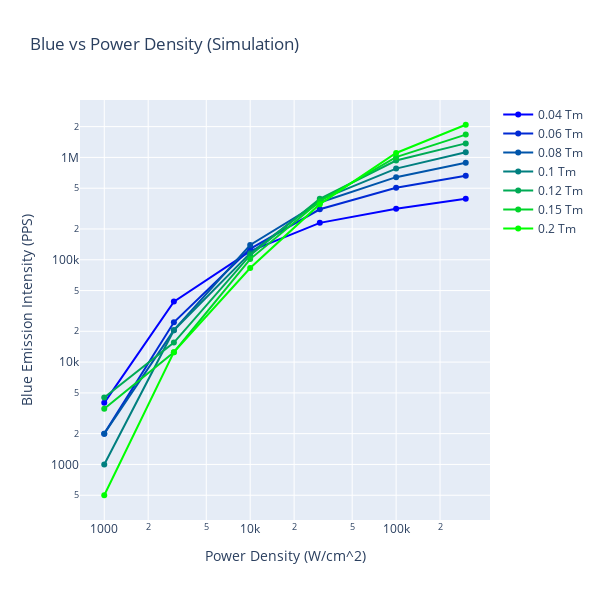

The notebook cell this image was saved under:
### Code cell
# Create traces for blue emission
traces_blue = []

for i, (concentration, data_c) in enumerate(data.items()):
    filtered_x = []
    filtered_y = []
    for intensity, data_i in data_c.items():
        # if intensity > 50*10**3:
        #     break
        filtered_x.append(intensity)
        filtered_y.append(sum(data_i['blue_microsecond'])/20000*10**7)

    color = colors[i]
    trace_blue = go.Scatter(
        x=filtered_x,
        y=filtered_y,
        mode='lines+markers',
        name=f'{concentration} Tm',
        line=dict(color=f'rgb(0, {int(color * 255)}, {int((1 - color) * 255)})'),
        marker=dict(color=f'rgb(0, {int(color * 255)}, {int((1 - color) * 255)})')
    )
    traces_blue.append(trace_blue)

# Create layout for blue emission
layout_blue = go.Layout(
    title='Blue vs Power Density (Simulation)',
    xaxis=dict(title='Power Density (W/cm^2)', type='log'),
    yaxis=dict(title='Blue Emission Intensity (PPS)', type='log'),
    width=600,
    height=600
)

# Create blue figure
fig_blue = go.Figure(data=traces_blue, layout=layout_blue)

# Show blue plot
fig_blue.show()

### Figure 1 — Plotly figure (JSON) as saved in the notebook; plotly's stock layout.template omitted (floating-point values rounded to 4 significant figures)
{"data": [{"line": {"color": "rgb(0, 0, 255)"}, "marker": {"color": "rgb(0, 0, 255)"}, "mode": "lines+markers", "name": "0.04 Tm", "type": "scatter", "x": [1000, 3000, 10000, 30000, 100000, 300000], "y": [4000, 39000, 121500, 229500.0, 315500, 395500]}, {"line": {"color": "rgb(0, 42, 212)"}, "marker": {"color": "rgb(0, 42, 212)"}, "mode": "lines+markers", "name": "0.06 Tm", "type": "scatter", "x": [1000, 3000, 10000, 30000, 100000, 300000], "y": [2000, 24500, 128000, 311500, 506000, 662000]}, {"line": {"color": "rgb(0, 85, 170)"}, "marker": {"color": "rgb(0, 85, 170)"}, "mode": "lines+markers", "name": "0.08 Tm", "type": "scatter", "x": [1000, 3000, 10000, 30000, 100000, 300000], "y": [2000, 20500, 139500, 362500, 641500, 888500]}, {"line": {"color": "rgb(0, 127, 127)"}, "marker": {"color": "rgb(0, 127, 127)"}, "mode": "lines+markers", "name": "0.1 Tm", "type": "scatter", "x": [1000, 3000, 10000, 30000, 100000, 300000], "y": [1000, 20500, 116000.0, 384500, 777500, 1122500]}, {"line": {"color": "rgb(0, 170, 85)"}, "marker": {"color": "rgb(0, 170, 85)"}, "mode": "lines+markers", "name": "0.12 Tm", "type": "scatter", "x": [1000, 3000, 10000, 30000, 100000, 300000], "y": [4500, 15500, 111000, 394000, 933000.0, 1371000]}, {"line": {"color": "rgb(0, 212, 42)"}, "marker": {"color": "rgb(0, 212, 42)"}, "mode": "lines+markers", "name": "0.15 Tm", "type": "scatter", "x": [1000, 3000, 10000, 30000, 100000, 300000], "y": [3500, 12500, 101500, 374000, 1006500, 1670500]}, {"line": {"color": "rgb(0, 255, 0)"}, "marker": {"color": "rgb(0, 255, 0)"}, "mode": "lines+markers", "name": "0.2 Tm", "type": "scatter", "x": [1000, 3000, 10000, 30000, 100000, 300000], "y": [500, 12500, 83000, 349500, 1104500, 2086000.0]}], "layout": {"height": 600, "title": {"text": "Blue vs Power Density (Simulation)"}, "width": 600, "xaxis": {"title": {"text": "Power Density (W/cm^2)"}, "type": "log"}, "yaxis": {"title": {"text": "Blue Emission Intensity (PPS)"}, "type": "log"}}}
